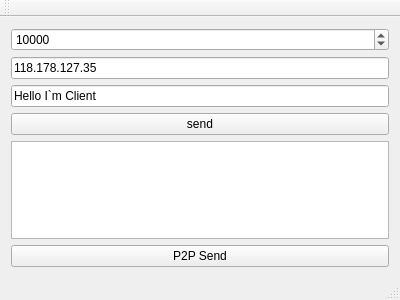
<?xml version="1.0" encoding="UTF-8"?>
<ui version="4.0">
 <class>MainWindow</class>
 <widget class="QMainWindow" name="MainWindow">
  <property name="geometry">
   <rect>
    <x>0</x>
    <y>0</y>
    <width>400</width>
    <height>300</height>
   </rect>
  </property>
  <property name="windowTitle">
   <string>Client</string>
  </property>
  <widget class="QWidget" name="centralWidget">
   <layout class="QVBoxLayout" name="verticalLayout">
    <item>
     <widget class="QSpinBox" name="spinBox">
      <property name="maximum">
       <number>99999</number>
      </property>
      <property name="value">
       <number>10000</number>
      </property>
     </widget>
    </item>
    <item>
     <widget class="QLineEdit" name="lineEditIP">
      <property name="text">
       <string>118.178.127.35</string>
      </property>
     </widget>
    </item>
    <item>
     <widget class="QLineEdit" name="lineEditMsg">
      <property name="text">
       <string>Hello I`m Client</string>
      </property>
     </widget>
    </item>
    <item>
     <widget class="QPushButton" name="pushButton">
      <property name="text">
       <string>send</string>
      </property>
     </widget>
    </item>
    <item>
     <widget class="QPlainTextEdit" name="plainTextEdit"/>
    </item>
    <item>
     <widget class="QPushButton" name="btnP2PSend">
      <property name="text">
       <string>P2P Send</string>
      </property>
     </widget>
    </item>
   </layout>
  </widget>
  <widget class="QMenuBar" name="menuBar">
   <property name="geometry">
    <rect>
     <x>0</x>
     <y>0</y>
     <width>400</width>
     <height>22</height>
    </rect>
   </property>
  </widget>
  <widget class="QToolBar" name="mainToolBar">
   <attribute name="toolBarArea">
    <enum>TopToolBarArea</enum>
   </attribute>
   <attribute name="toolBarBreak">
    <bool>false</bool>
   </attribute>
  </widget>
  <widget class="QStatusBar" name="statusBar"/>
 </widget>
 <layoutdefault spacing="6" margin="11"/>
 <resources/>
 <connections/>
</ui>
